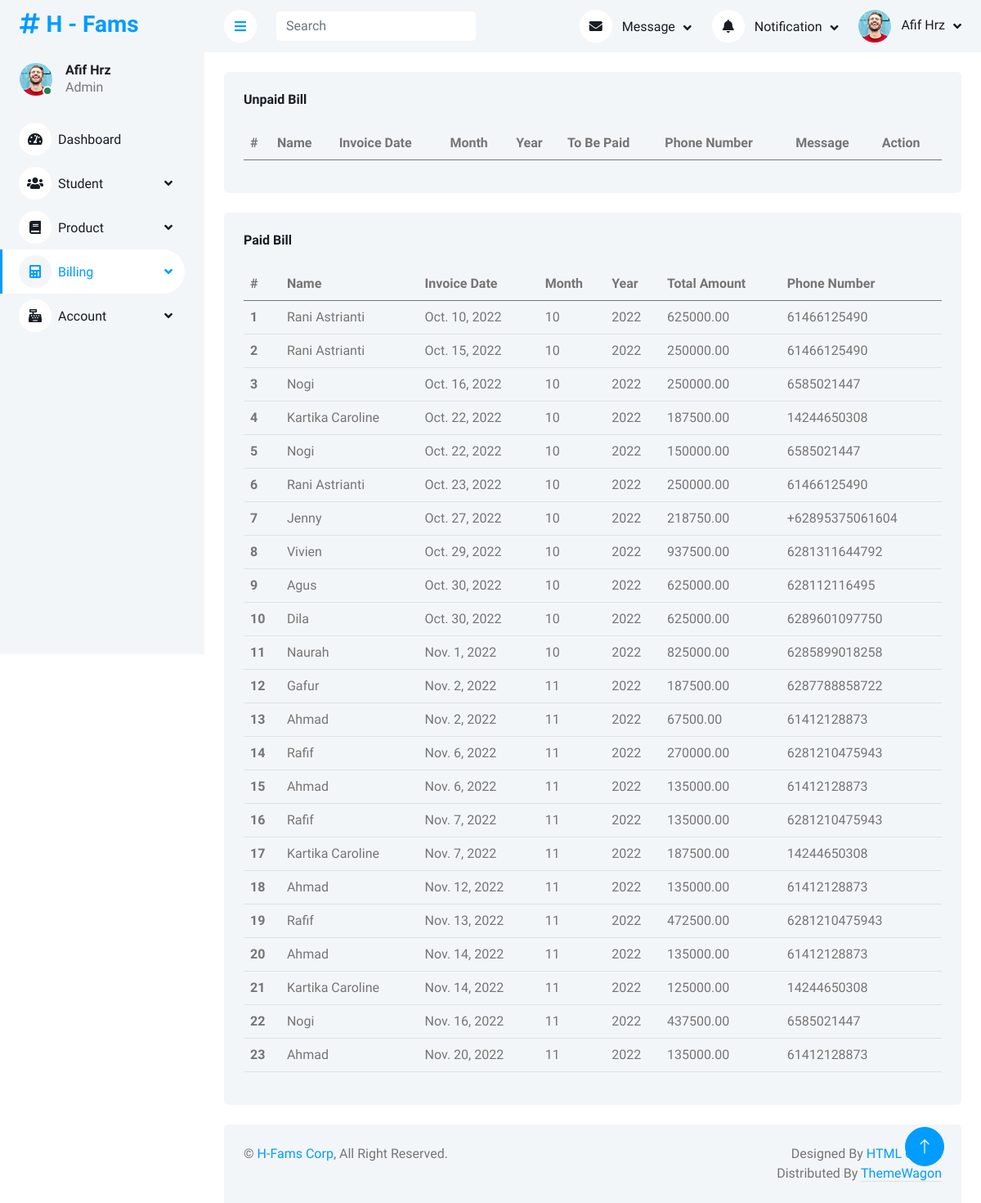
Page /billing/liststatusbill/ on the committed database.
### dashboard/models.py (models this page shows)
class admin_mst_module(models.Model):
    modulename = models.CharField(max_length=30, db_column="MODULENAME")
    pagename = models.CharField(max_length=30, db_column="PAGENAME")
    created_by = models.CharField(max_length=30, db_column="CREATED_BY")
    date_created = models.DateField(default=datetime.date.today, blank=True, db_column="DATE_CREATED")
    modified_by = models.CharField(max_length=30, blank=True, null=True, db_column="MODIFIED_BY")
    date_modified = models.DateField(blank=True, null=True, db_column="DATE_MODIFIED")
    adm_mst_id = models.IntegerField(blank=True, null=True, db_column="ADM_MST_MODULE_ID")
    validstatus = models.IntegerField(blank=True, null=True, db_column="VALIDSTATUS")
    ordernumber = models.IntegerField(db_column="ORDERNUMBER")
    levelnumber = models.IntegerField(blank=True, null=True, db_column="LEVELNUMBER")
    moduleurl = models.CharField(max_length=30, blank=True, null=True, db_column="MODULEURL")
    moduleicon = models.CharField(max_length=30, blank=True, null=True, db_column="MODULEICON")
    moduleclass = models.CharField(max_length=30, blank=True, null=True, db_column="MODULECLASS")
    application = models.CharField(max_length=30, db_column="APPLICATION")
    class Meta:
        db_table = 'ADM_MST_MODULE'

### billing/models.py (models this page shows)
class bll_trx_billing(models.Model):
    invoice_status = models.IntegerField(db_column="INVOICE_STATUS", default=0)
    invoice_date = models.DateField(default=datetime.date.today, db_column="INVOICE_DATE")
    total_amount = models.DecimalField(db_column="TOTAL_AMOUNT", decimal_places=2, max_digits=12)
    remarks = models.CharField(max_length=30, db_column="REMARKS")
    date_created = models.DateField(default=timezone.now, blank=True, db_column="DATE_CREATED")
    created_by = models.CharField(max_length=30, db_column="CREATED_BY")
    date_modified = models.DateField(blank=True, null=True, db_column="DATE_MODIFIED")
    modified_by = models.CharField(max_length=30, blank=True, null=True, db_column="MODIFIED_BY")
    std_trx_id = models.ForeignKey(std_trx, on_delete=models.RESTRICT, db_column="STD_TRX_ID")
    tobe_paid = models.DecimalField(db_column="TOBE_PAID", decimal_places=2, max_digits=12)
    month = models.IntegerField(db_column="MONTH")
    year = models.IntegerField(db_column="YEAR")
    periode = models.IntegerField(db_column="PERIODE")
    class Meta:
        db_table = 'BLL_TRX_BILLING'

### billing/views.py (the view)
# urls.py: path('liststatusbill/', views.liststatusbill_view, name='liststatusbill'),
def liststatusbill_view(request):
    data_unpaid_bill = bll_trx_billing.objects.raw("""SELECT btb.ID, btb.INVOICE_DATE, btb.TOBE_PAID, btb.MONTH, btb.YEAR , sm.NAME, sm.BOOKED_PHONE  FROM BLL_TRX_BILLING btb
	JOIN STD_TRX st ON st.id = btb.STD_TRX_ID
	JOIN STD_MST sm ON sm.id = st.STD_MST_ID
	WHERE INVOICE_STATUS = 8
    ORDER BY TOBE_PAID DESC""")
    data_paid_bill = bll_trx_billing.objects.raw("""SELECT btb.ID, btb.INVOICE_DATE, btb.TOTAL_AMOUNT, btb.MONTH, btb.YEAR , sm.NAME, sm.BOOKED_PHONE  FROM BLL_TRX_BILLING btb
	JOIN STD_TRX st ON st.id = btb.STD_TRX_ID
	JOIN STD_MST sm ON sm.id = st.STD_MST_ID
	WHERE INVOICE_STATUS = 1""")
    context = {
        'title':'H - Status Bill',
        'dashboard_active':'Billing',
        'datapaid':data_paid_bill,
        'dataunpaid':data_unpaid_bill
        }
    return render(request, 'billing/liststatusbill_view.html', context)

### billing/templates/billing/liststatusbill_view.html (shortened to what this page needs)
{% extends 'base_site.html' %}
{% load static %}
{% block content %}
<div class="container-fluid pt-4 px-4">
    <div class="row g-4">
        <div class="col-sm-12 col-xl-12">
            <div class="bg-light rounded h-100 p-4">
                <h6 class="mb-4">Unpaid Bill</h6>
                <table class="table table-hover">
                    <thead>
                        <tr>
                            <th scope="col">#</th>
                            <th scope="col">Name</th>
                            <th scope="col">Invoice Date</th>
                            <th scope="col">Month</th>
                            <th scope="col">Year</th>
                            <th scope="col">To Be Paid</th>
                            <th scope="col">Phone Number</th>
                            <th scope="col">Message</th>
                            <th scope="col">Action</th>
                        </tr>
                    </thead>
                </table>
            </div>
        </div>
        <div class="col-sm-12 col-xl-12">
            <div class="bg-light rounded h-100 p-4">
                <h6 class="mb-4">Paid Bill</h6>
                <table class="table table-hover">
                    <thead>
                        <tr>
                            <th scope="col">#</th>
                            <th scope="col">Name</th>
                            <th scope="col">Invoice Date</th>
                            <th scope="col">Month</th>
                            <th scope="col">Year</th>
                            <th scope="col">Total Amount</th>
                            <th scope="col">Phone Number</th>
                        </tr>
                    </thead>
                    <tbody>
                        {% for data in datapaid %}
                        <tr>
                            <th scope="row">{{forloop.counter}}</th>
                            <td>{{data.NAME}}</td>
                            <td>{{data.invoice_date}}</td>
                            <td>{{data.month}}</td>
                            <td>{{data.year}}</td>
                            <td>{{data.total_amount}}</td>
                            <td>{{data.BOOKED_PHONE}}</td>
                        </tr>
                        {% endfor %}
                    </tbody>
                </table>
            </div>
        </div>
    </div>
</div>
{% endblock content %}

### templates/base_site.html (shortened to what this page needs)
{% load static %}
{% load custom_tags %}
<!DOCTYPE html>
<html lang="en">
<head>
    <link href="https://cdnjs.cloudflare.com/ajax/libs/font-awesome/5.10.0/css/all.min.css" rel="stylesheet">
    <link href="https://cdn.jsdelivr.net/npm/bootstrap-icons@1.4.1/font/bootstrap-icons.css" rel="stylesheet">
    <link href={% static "lib/owlcarousel/assets/owl.carousel.min.css" %} rel="stylesheet">
    <link href={% static "lib/tempusdominus/css/tempusdominus-bootstrap-4.min.css" %} rel="stylesheet" />
    <link href={% static "css/bootstrap.min.css" %} rel="stylesheet">
    <link href={% static "css/style.css" %} rel="stylesheet">
</head>
<body>
    <div class="container-xxl position-relative bg-white d-flex p-0">
        <div class="sidebar pe-4 pb-3">
            <nav class="navbar bg-light navbar-light">
                <a href="/home/" class="navbar-brand mx-4 mb-3">
                    <h3 class="text-primary"><i class="fa fa-hashtag me-2"></i>H - Fams</h3>
                </a>
                <div class="d-flex align-items-center ms-4 mb-4">
                    <div class="position-relative">
                        <img class="rounded-circle" src={% static "img/user.jpg" %} alt="" style="width: 40px; height: 40px;">
                        <div class="bg-success rounded-circle border border-2 border-white position-absolute end-0 bottom-0 p-1"></div>
                    </div>
                    <div class="ms-3">
                        <h6 class="mb-0">Afif Hrz</h6>
                        <span>Admin</span>
                    </div>
                </div>
                <div class="navbar-nav w-100">
                    {% autoescape off %}
                    {% loop_module dashboard_active %}
                    {% endautoescape %}
                </div>
            </nav>
        </div>
        <div class="content">
            <nav class="navbar navbar-expand bg-light navbar-light sticky-top px-4 py-0">
                <a href="#" class="sidebar-toggler flex-shrink-0">
                    <i class="fa fa-bars"></i>
                </a>
                <form class="d-none d-md-flex ms-4">
                    <input class="form-control border-0" type="search" placeholder="Search">
                </form>
                <div class="navbar-nav align-items-center ms-auto">
                    <div class="nav-item dropdown">
                        <a href="#" class="nav-link dropdown-toggle" data-bs-toggle="dropdown">
                            <i class="fa fa-envelope me-lg-2"></i>
                            <span class="d-none d-lg-inline-flex">Message</span>
                        </a>
                    </div>
                    <div class="nav-item dropdown">
                        <a href="#" class="nav-link dropdown-toggle" data-bs-toggle="dropdown">
                            <i class="fa fa-bell me-lg-2"></i>
                            <span class="d-none d-lg-inline-flex">Notification</span>
                        </a>
                    </div>
                    <div class="nav-item dropdown">
                        <a href="#" class="nav-link dropdown-toggle" data-bs-toggle="dropdown">
                            <img class="rounded-circle me-lg-2" src={% static "img/user.jpg" %} alt="" style="width: 40px; height: 40px;">
                            <span class="d-none d-lg-inline-flex">Afif Hrz</span>
                        </a>
                    </div>
                </div>
            </nav>
            {% block content %}
            {% endblock content %}
            <div class="container-fluid pt-4 px-4">
                <div class="bg-light rounded-top p-4">
                    <div class="row">
                        <div class="col-12 col-sm-6 text-center text-sm-start">
                            &copy; <a href="#">H-Fams Corp</a>, All Right Reserved.
                        </div>
                        <div class="col-12 col-sm-6 text-center text-sm-end">
                            Designed By <a href="https://htmlcodex.com">HTML Codex</a>
                        Distributed By <a class="border-bottom" href="https://themewagon.com" target="_blank">ThemeWagon</a>
                        </div>
                    </div>
                </div>
            </div>
        </div>
        <a href="#" class="btn btn-lg btn-primary btn-lg-square back-to-top"><i class="bi bi-arrow-up"></i></a>
    </div>
</body>
</html>

### staticfiles/css/style.css (style rules this page uses)
:root { --primary: #009CFF; --light: #F3F6F9; --dark: #191C24; }
.back-to-top { position: fixed; display: none; right: 45px; bottom: 45px; z-index: 99; }
.btn { transition: .5s; }
.btn.btn-primary { color: #FFFFFF; }
.btn-lg-square { width: 48px; height: 48px; }
.btn-square, .btn-sm-square, .btn-lg-square { padding: 0; display: inline-flex; align-items: center; justify-content: center; font-weight: normal; border-radius: 50px; }
.sidebar { position: fixed; top: 0; left: 0; bottom: 0; width: 250px; height: 100vh; overflow-y: auto; background: var(--light); transition: 0.5s; z-index: 999; }
.content { margin-left: 250px; min-height: 100vh; background: #FFFFFF; transition: 0.5s; }
@media (min-width: 992px) { .sidebar { margin-left: 0; } }
@media (min-width: 992px) { .content { width: calc(100% - 250px); } }
.sidebar .navbar .navbar-nav .nav-link { padding: 7px 20px; color: var(--dark); font-weight: 500; border-left: 3px solid var(--light); border-radius: 0 30px 30px 0; outline: none; }
.sidebar .navbar .navbar-nav .nav-link:hover, .sidebar .navbar .navbar-nav .nav-link.active { color: var(--primary); background: #FFFFFF; border-color: var(--primary); }
.sidebar .navbar .navbar-nav .nav-link i { width: 40px; height: 40px; display: inline-flex; align-items: center; justify-content: center; background: #FFFFFF; border-radius: 40px; }
.sidebar .navbar .navbar-nav .nav-link:hover i, .sidebar .navbar .navbar-nav .nav-link.active i { background: var(--light); }
.sidebar .navbar .dropdown-toggle::after { position: absolute; top: 15px; right: 15px; border: none; content: "\f107"; font-family: "Font Awesome 5 Free"; font-weight: 900; transition: .5s; }
.content .navbar .navbar-nav .nav-link { margin-left: 25px; padding: 12px 0; color: var(--dark); outline: none; }
.content .navbar .sidebar-toggler, .content .navbar .navbar-nav .nav-link i { width: 40px; height: 40px; display: inline-flex; align-items: center; justify-content: center; background: #FFFFFF; border-radius: 40px; }
.content .navbar .dropdown-toggle::after { margin-left: 6px; vertical-align: middle; border: none; content: "\f107"; font-family: "Font Awesome 5 Free"; font-weight: 900; transition: .5s; }

### rows in the picture
admin_mst_module: id+MODULENAME+MODULEURL "Dashboard Student Product Billing Account"
bll_trx_billing: NAME "Rani Astrianti", invoice_date "Oct. 10, 2022", month "10", year "2022", total_amount "625000.00", BOOKED_PHONE "61466125490"
bll_trx_billing: NAME "Rani Astrianti", invoice_date "Oct. 15, 2022", month "10", year "2022", total_amount "250000.00", BOOKED_PHONE "61466125490"
bll_trx_billing: NAME "Nogi", invoice_date "Oct. 16, 2022", month "10", year "2022", total_amount "250000.00", BOOKED_PHONE "6585021447"
bll_trx_billing: NAME "Kartika Caroline", invoice_date "Oct. 22, 2022", month "10", year "2022", total_amount "187500.00", BOOKED_PHONE "14244650308"
bll_trx_billing: NAME "Nogi", invoice_date "Oct. 22, 2022", month "10", year "2022", total_amount "150000.00", BOOKED_PHONE "6585021447"
bll_trx_billing: NAME "Rani Astrianti", invoice_date "Oct. 23, 2022", month "10", year "2022", total_amount "250000.00", BOOKED_PHONE "61466125490"
bll_trx_billing: NAME "Jenny", invoice_date "Oct. 27, 2022", month "10", year "2022", total_amount "218750.00", BOOKED_PHONE "+62895375061604"
bll_trx_billing: NAME "Vivien", invoice_date "Oct. 29, 2022", month "10", year "2022", total_amount "937500.00", BOOKED_PHONE "6281311644792"
bll_trx_billing: NAME "Agus", invoice_date "Oct. 30, 2022", month "10", year "2022", total_amount "625000.00", BOOKED_PHONE "628112116495"
bll_trx_billing: NAME "Dila", invoice_date "Oct. 30, 2022", month "10", year "2022", total_amount "625000.00", BOOKED_PHONE "6289601097750"
bll_trx_billing: NAME "Naurah", invoice_date "Nov. 1, 2022", month "10", year "2022", total_amount "825000.00", BOOKED_PHONE "6285899018258"
bll_trx_billing: NAME "Gafur", invoice_date "Nov. 2, 2022", month "11", year "2022", total_amount "187500.00", BOOKED_PHONE "6287788858722"
bll_trx_billing: NAME "Ahmad", invoice_date "Nov. 2, 2022", month "11", year "2022", total_amount "67500.00", BOOKED_PHONE "61412128873"
bll_trx_billing: NAME "Rafif", invoice_date "Nov. 6, 2022", month "11", year "2022", total_amount "270000.00", BOOKED_PHONE "6281210475943"
bll_trx_billing: NAME "Ahmad", invoice_date "Nov. 6, 2022", month "11", year "2022", total_amount "135000.00", BOOKED_PHONE "61412128873"
bll_trx_billing: NAME "Rafif", invoice_date "Nov. 7, 2022", month "11", year "2022", total_amount "135000.00", BOOKED_PHONE "6281210475943"
bll_trx_billing: NAME "Kartika Caroline", invoice_date "Nov. 7, 2022", month "11", year "2022", total_amount "187500.00", BOOKED_PHONE "14244650308"
bll_trx_billing: NAME "Ahmad", invoice_date "Nov. 12, 2022", month "11", year "2022", total_amount "135000.00", BOOKED_PHONE "61412128873"
bll_trx_billing: NAME "Rafif", invoice_date "Nov. 13, 2022", month "11", year "2022", total_amount "472500.00", BOOKED_PHONE "6281210475943"
bll_trx_billing: NAME "Ahmad", invoice_date "Nov. 14, 2022", month "11", year "2022", total_amount "135000.00", BOOKED_PHONE "61412128873"
bll_trx_billing: NAME "Kartika Caroline", invoice_date "Nov. 14, 2022", month "11", year "2022", total_amount "125000.00", BOOKED_PHONE "14244650308"
bll_trx_billing: NAME "Nogi", invoice_date "Nov. 16, 2022", month "11", year "2022", total_amount "437500.00", BOOKED_PHONE "6585021447"
bll_trx_billing: NAME "Ahmad", invoice_date "Nov. 20, 2022", month "11", year "2022", total_amount "135000.00", BOOKED_PHONE "61412128873"
